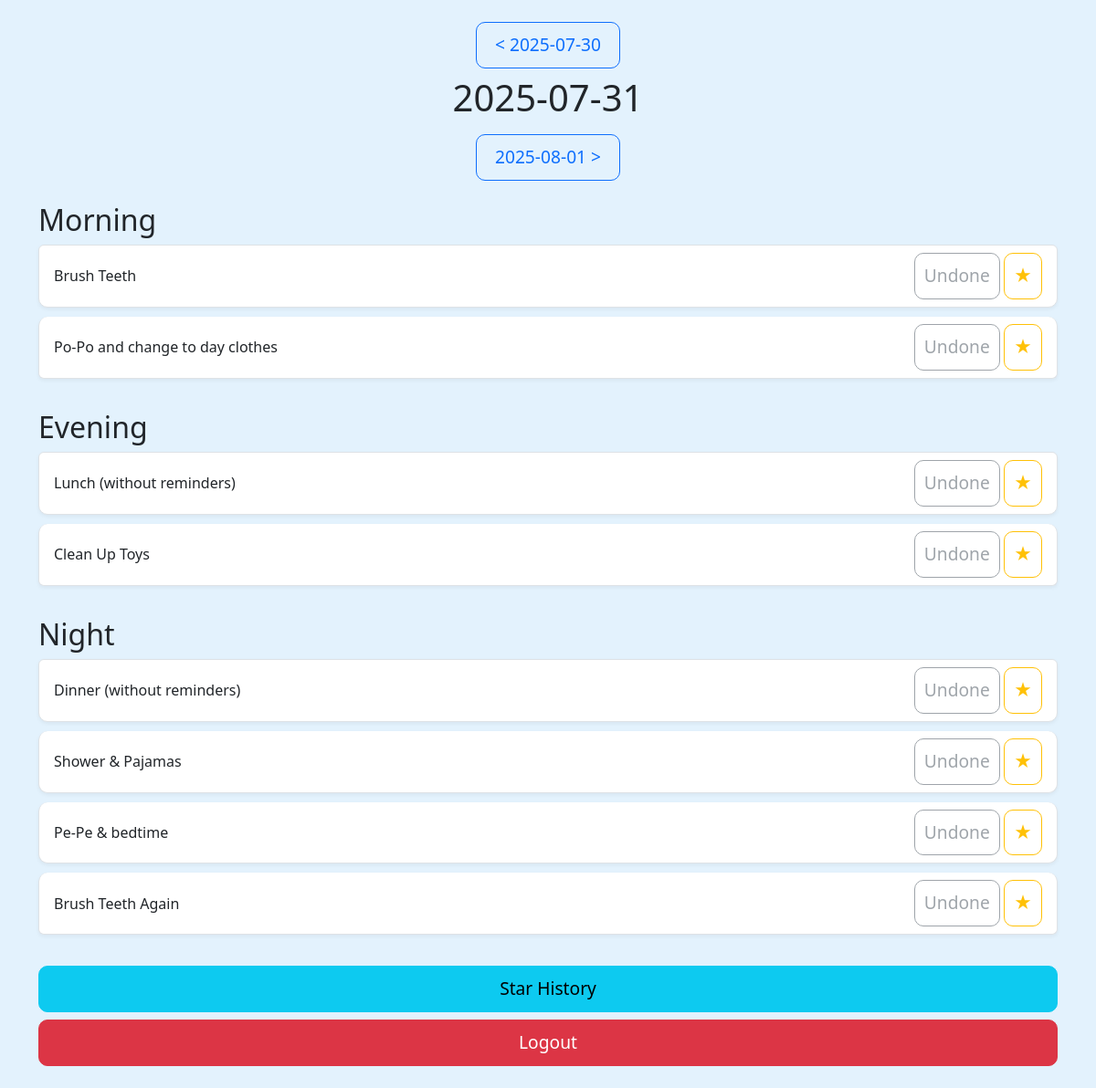
Screenshot of /home?date=2025-07-31 (signed in) with the database file from the repository.
### tables this page shows
CREATE TABLE task_templates (
                id INTEGER PRIMARY KEY AUTOINCREMENT,
                name TEXT NOT NULL,
                category TEXT NOT NULL  -- 'morning', 'evening', 'night'
            , order_num INTEGER DEFAULT 0);

CREATE TABLE task_instances (
                id INTEGER PRIMARY KEY AUTOINCREMENT,
                task_template_id INTEGER,
                user_id INTEGER,
                date TEXT NOT NULL,  -- YYYY-MM-DD
                done INTEGER DEFAULT 0,
                starred INTEGER DEFAULT 0,
                FOREIGN KEY(task_template_id) REFERENCES task_templates(id),
                FOREIGN KEY(user_id) REFERENCES users(id)
            );

### app.py (the view, shortened to what this page needs)
@app.route('/home', methods=['GET', 'POST'])
def home():
    if 'user_id' not in session:
        logger.debug("Access to /home denied: No user_id in session")
        return redirect(url_for('landing'))
    view_user_id = session.get('view_user_id')
    if not view_user_id and session['type'] == 'parent':
        logger.debug("Redirecting to /kids: No view_user_id for parent")
        return redirect(url_for('kids'))
    today_str = datetime.now().strftime('%Y-%m-%d')
    yesterday_str = (datetime.now() - timedelta(days=1)).strftime('%Y-%m-%d')
    tomorrow_str = (datetime.now() + timedelta(days=1)).strftime('%Y-%m-%d')
    date = request.args.get('date', today_str)
    try:
        date_obj = datetime.strptime(date, '%Y-%m-%d')
    except:
        date = today_str
        date_obj = datetime.now()
    prev_date = (date_obj - timedelta(days=1)).strftime('%Y-%m-%d')
    next_date = (date_obj + timedelta(days=1)).strftime('%Y-%m-%d')
    current_display = date + ' (Today)' if date == today_str else date
    prev_display = '&lt; Yesterday' if prev_date == yesterday_str else '&lt; ' + prev_date
    next_display = 'Tomorrow &gt;' if next_date == tomorrow_str else next_date + ' &gt;'
    is_parent = session['type'] == 'parent'
    is_kid = session['type'] == 'kid'
    is_editable = True
    if is_kid:
        is_editable = date in [today_str, yesterday_str]
    with get_db() as db:
        templates = db.execute('SELECT * FROM task_templates ORDER BY category').fetchall()
        if not templates:
            logger.debug("No task templates found in database")
            return render_template('home.html', date=date, prev_date=prev_date, next_date=next_date,
                                   current_display=current_display, prev_display=prev_display, next_display=next_display,
                                   categories={}, is_parent=is_parent, is_editable=is_editable, no_data=True)
    categories = {'morning': [], 'evening': [], 'night': []}
    for t in templates:
        instance = get_or_create_task_instance(t['id'], view_user_id, date)
        categories[t['category']].append({
            'template': t,
            'instance': instance
        })
    return render_template('home.html', date=date, prev_date=prev_date, next_date=next_date,
                          current_display=current_display, prev_display=prev_display, next_display=next_display,
                           categories=categories, is_parent=is_parent, is_editable=is_editable, no_data=False)

### app.py (called while the page is built)
def get_db():
    conn = sqlite3.connect('home.db')
    conn.row_factory = sqlite3.Row
    return conn

def get_or_create_task_instance(task_id, user_id, date):
    with get_db() as db:
        instance = db.execute('SELECT * FROM task_instances WHERE task_template_id = ? AND user_id = ? AND date = ?',
                              (task_id, user_id, date)).fetchone()
        if not instance:
            db.execute('INSERT INTO task_instances (task_template_id, user_id, date) VALUES (?, ?, ?)',
                       (task_id, user_id, date))
            db.commit()
            instance = db.execute('SELECT * FROM task_instances WHERE task_template_id = ? AND user_id = ? AND date = ?',
                                  (task_id, user_id, date)).fetchone()
        return instance

### templates/home.html (shortened to what this page needs)
{% extends 'base.html' %}
{% block content %}
{% if no_data %}
<div class="alert alert-warning text-center">
    <h4>No tasks available. Please ensure users and tasks are set up in the database.</h4>
    <a href="{{ url_for('landing') }}" class="btn btn-primary mt-3">Add Users</a>
</div>
{% else %}
<div class="d-flex flex-column align-items-center mb-4">
    <a href="{{ url_for('home', date=prev_date) }}" class="btn btn-outline-primary btn-lg arrow-btn mb-2">{{ prev_display | safe }}</a>
    <h1 class="text-center">{{ current_display }}</h1>
    <a href="{{ url_for('home', date=next_date) }}" class="btn btn-outline-primary btn-lg arrow-btn mt-2">{{ next_display | safe }}</a>
</div>
{% for cat, tasks in categories.items() %}
<h2 class="mt-4">{{ cat.capitalize() }}</h2>
<ul class="list-group">
    {% for task in tasks %}
    <li class="list-group-item d-flex justify-content-between align-items-center">
        <span>{{ task.template.name }}</span>
        <div>
            <form method="POST" style="display:inline;">
                <button type="submit" class="btn btn-sm {{ 'btn-success' if task.instance.done else 'btn-outline-secondary' }}" {{ 'disabled' if not is_editable }}>
                    {{ 'Done' if task.instance.done else 'Undone' }}
                </button>
            </form>
            {% if is_parent %}
            <form method="POST" style="display:inline;">
                <input type="hidden" name="action" value="toggle_star">
                <input type="hidden" name="instance_id" value="{{ task.instance.id }}">
                <button type="submit" class="btn btn-sm {{ 'btn-warning' if task.instance.starred else 'btn-outline-warning' }}">
                    ★
                </button>
            </form>
            {% else %}
            <span class="btn btn-sm {{ 'btn-warning' if task.instance.starred else 'btn-outline-warning' }}" style="pointer-events: none;">
                ★
            </span>
            {% endif %}
        </div>
    </li>
    {% endfor %}
</ul>
{% endfor %}
<a href="{{ url_for('history') }}" class="btn btn-info btn-lg w-100 mt-4">Star History</a>
{% endif %}
<a href="{{ url_for('logout') }}" class="btn btn-danger btn-lg w-100 mt-2">Logout</a>
{% endblock %}

### static/style.css (style rules this page uses)
body.bg-light-blue { background-color: #E3F2FD; }
.btn { border-radius: 10px; font-size: 1.2rem; padding: 10px; }
.list-group-item { border-radius: 10px; margin-bottom: 10px; box-shadow: 0 2px 4px rgba(0,0,0,0.05); }
.arrow-btn { width: auto; padding: 10px 20px; }

### rows the page displays
task_templates: template.name "Brush Teeth"
task_instances: done "Undone"
task_templates: template.name "Po-Po and change to day clothes"
task_instances: done "Undone"
task_templates: template.name "Lunch (without reminders)"
task_instances: done "Undone"
task_templates: template.name "Clean Up Toys"
task_instances: done "Undone"
task_templates: template.name "Dinner (without reminders)"
task_instances: done "Undone"
task_templates: template.name "Shower & Pajamas"
task_instances: done "Undone"
task_templates: template.name "Pe-Pe & bedtime"
task_instances: done "Undone"
task_templates: template.name "Brush Teeth Again"
task_instances: done "Undone"

### other values shown
{{ prev_display | safe }} "< 2025-07-30"
{{ next_display | safe }} "2025-08-01 >"
{{ cat.capitalize() }} "Morning" "Evening" "Night"
